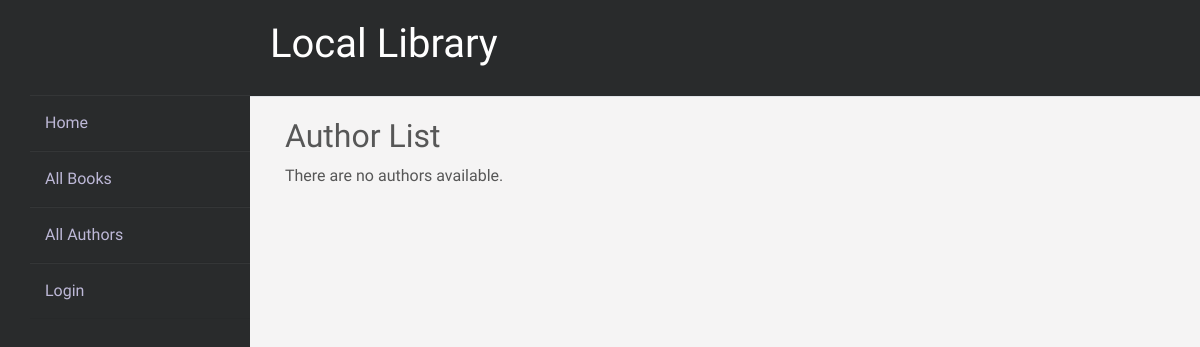
The app's page /catalog/authors/, older data.
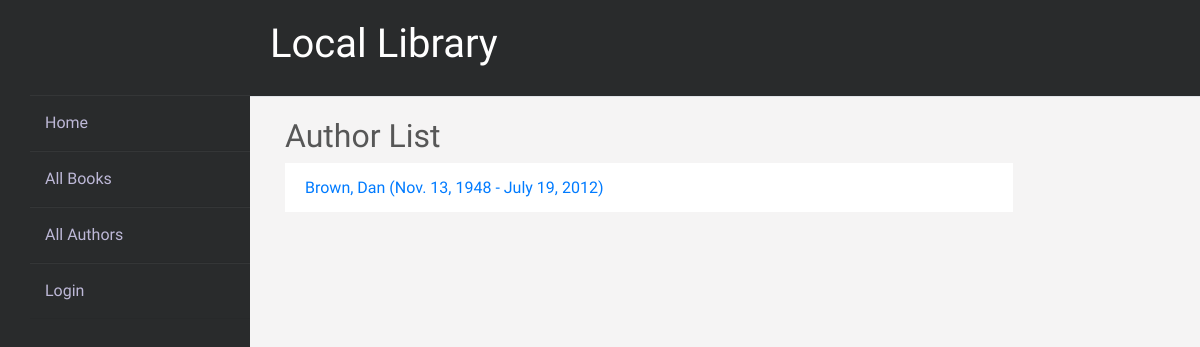
The same page, newer data.
### catalog/models.py (models this page shows)
class Author(models.Model):
    profile_picture = models.ImageField(Pro_Pic, default='media/default_author.jpg')
    first_name = models.CharField(max_length=100)
    last_name = models.CharField(max_length=100)
    date_of_birth = models.DateField(null=True, blank=True)
    date_of_death = models.DateField('died', null=True, blank=True)
    biography = models.TextField(
    max_length=1000, null=True, blank=True, help_text="Enter a brief description about the author")
    class Meta:
        ordering = ['last_name', 'first_name']
    def get_absolute_url(self):
        return reverse('author-detail', args=[str(self.id)])
    def __str__(self):
        return '{0}, {1}'.format(self.last_name, self.first_name)

### catalog/views.py (the view)
# urls.py: path('authors/', views.AuthorListView.as_view(), name='authors'),
class AuthorListView(generic.ListView):
    model = Author
    paginate_by = 10

### catalog/templates/catalog/author_list.html
{% extends "base_generic.html" %}
{% block content %}
<h2>Author List</h2>
{% if author_list %}
<ul class="list-group list-group-flush"> {% for author in author_list %}
    <li class="list-group-item"><a href="{{ author.get_absolute_url }}">
        {{ author }} ({{author.date_of_birth}} - {% if author.date_of_death %}{{author.date_of_death}}{% endif %})
    </a></li>
    {% endfor %}
  </ul>
  {% else %}
<p>There are no authors available.</p>
{% endif %}
{% endblock %}

Row changes from the older to the newer data that the page shows:
added Author: last_name+first_name "Brown, Dan", date_of_birth "Nov. 13, 1948", date_of_death "July 19, 2012"
Text that changed along with them:
text no longer shown: "There are no authors available."
